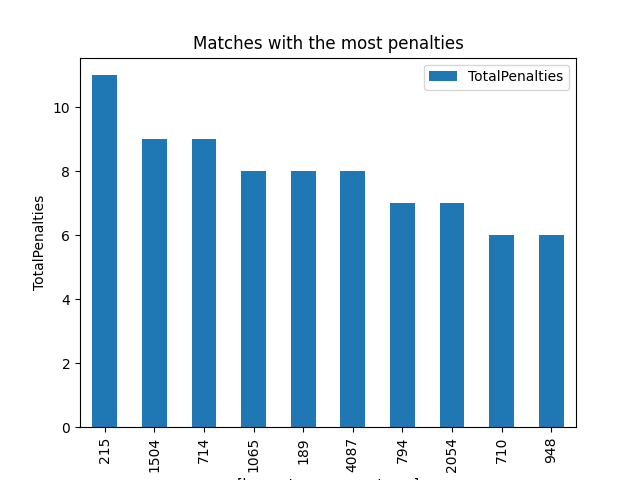

Here is the Python script that generated this plot:
import pandas as pd
import matplotlib.pyplot as plt


goalscorers = pd.read_csv('goalscorers.csv')

df = pd.DataFrame(goalscorers)

#penalty for each match
df['TotalPenalties'] = df['penalty'].fillna(False).astype(int)


matches_penalties = df.groupby(['home_team', 'away_team'])['TotalPenalties'].sum().reset_index()

sorted_matches = matches_penalties.sort_values(by='TotalPenalties', ascending=False)

top_matches = sorted_matches.head(10)
print(top_matches)

top_matches.plot(kind='bar', xlabel=['home_team','away_team'], ylabel='TotalPenalties')
plt.title('Matches with the most penalties')

#check output from cmd and compare numbers
#game with highest number of penalties is argentina and paraguay with 11 shown as 215

plt.show()
